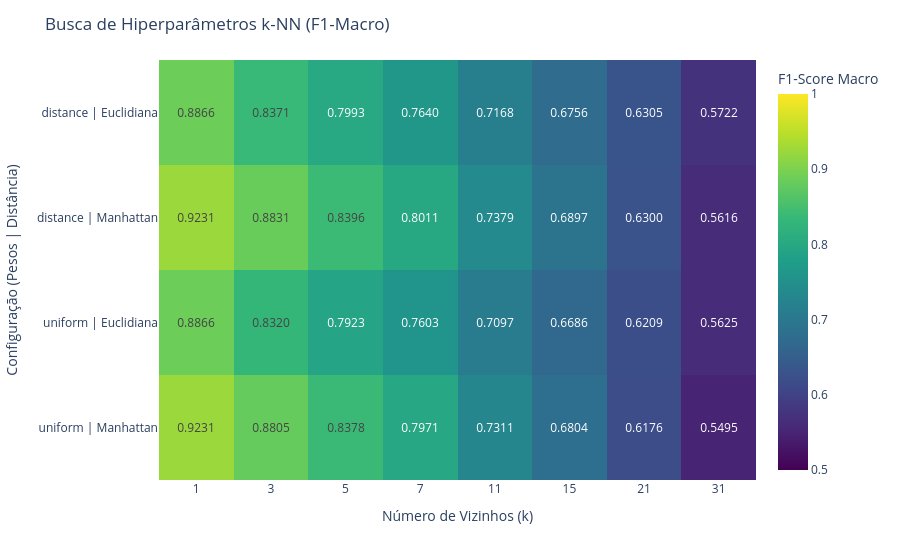

The notebook cell saved with this chart:
### Code cell
fig_heatmap = knn.plot_knn_grid_heatmap(cv_results_knn, min_v=0.5, max_v=1)
fig_heatmap.show()

### Figure 1 — Plotly figure (JSON) as saved in the notebook; plotly's stock layout.template omitted (floating-point values rounded to 4 significant figures)
{"data": [{"coloraxis": "coloraxis", "hovertemplate": "Número de Vizinhos (k): %{x}<br>Configuração (Pesos | Distância): %{y}<br>F1-Score Macro: %{z}<extra></extra>", "name": "0", "texttemplate": "%{z:.4f}", "type": "heatmap", "x": ["1", "3", "5", "7", "11", "15", "21", "31"], "xaxis": "x", "y": ["distance | Euclidiana", "distance | Manhattan", "uniform | Euclidiana", "uniform | Manhattan"], "yaxis": "y", "z": [[0.8866, 0.8371, 0.7993, 0.764, 0.7168, 0.6756, 0.6305, 0.5722], [0.9231, 0.8831, 0.8396, 0.8011, 0.7379, 0.6897, 0.63, 0.5616], [0.8866, 0.832, 0.7923, 0.7603, 0.7097, 0.6686, 0.6209, 0.5625], [0.9231, 0.8805, 0.8378, 0.7971, 0.7311, 0.6804, 0.6176, 0.5495]]}], "layout": {"coloraxis": {"autocolorscale": false, "cmax": 1, "cmin": 0.5, "colorbar": {"title": {"text": "F1-Score Macro"}}, "colorscale": [[0, "#440154"], [0.1111, "#482878"], [0.2222, "#3e4989"], [0.3333, "#31688e"], [0.4444, "#26828e"], [0.5556, "#1f9e89"], [0.6667, "#35b779"], [0.7778, "#6ece58"], [0.8889, "#b5de2b"], [1, "#fde725"]]}, "font": {"size": 12}, "margin": {"t": 60}, "title": {"text": "Busca de Hiperparâmetros k-NN (F1-Macro)"}, "xaxis": {"anchor": "y", "domain": [0, 1], "title": {"text": "Número de Vizinhos (k)"}}, "yaxis": {"anchor": "x", "autorange": "reversed", "domain": [0, 1], "title": {"text": "Configuração (Pesos | Distância)"}}}}
